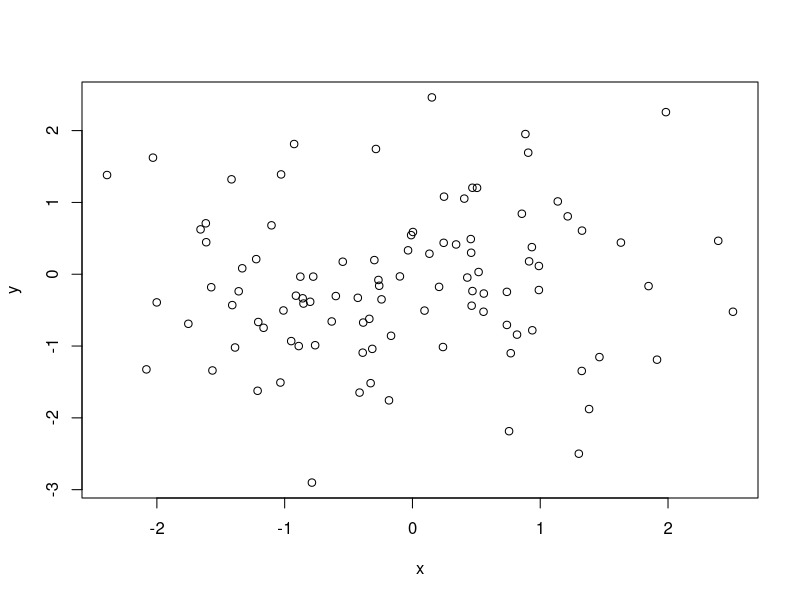

Reproduce this figure in R.
## ---- chunk 1
rnorm(10)
## ---- chunk 2
#| label: fig-skiddaw
#| fig-cap: A plot to get things started.
#| warning: false
x = rnorm(100) 
y = rnorm(100)
plot(y ~ x)
